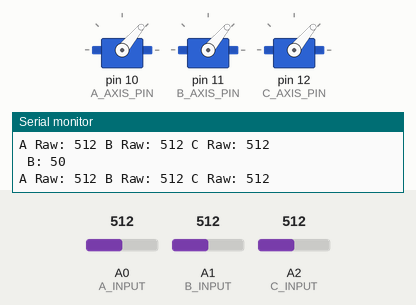
A program run on a simulated Arduino Uno, built with avr-gcc and run on an emulated ATmega328P. Parts: 3 × servo, the last lines printed to the serial monitor. Inputs (shaded band) come from the test bench; at power-on: A0 (A_INPUT) = 512, A2 (C_INPUT) = 512, A1 (B_INPUT) = 512.

Above: at 7.3 s.
7.4 s: A0 (A_INPUT) set to 329
8.9 s: A0 (A_INPUT) set to 305
At 9.8 s:
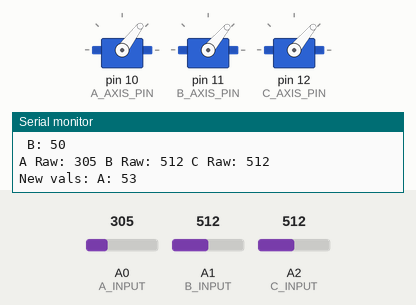
10.5 s: A2 (C_INPUT) set to 326
12.0 s: A2 (C_INPUT) set to 302
At 13.5 s:
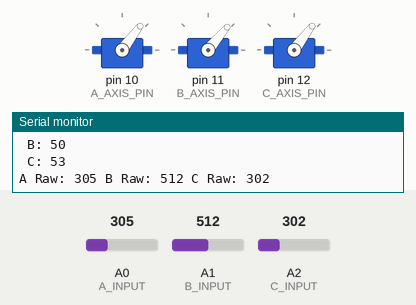
16.6 s: A1 (B_INPUT) set to 577
18.1 s: A1 (B_INPUT) set to 556
At 19.6 s:
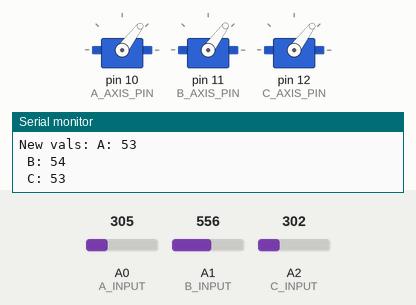
Timing chart, 0 to 21.1 s (numbered marks = the images above; inputs shaded):
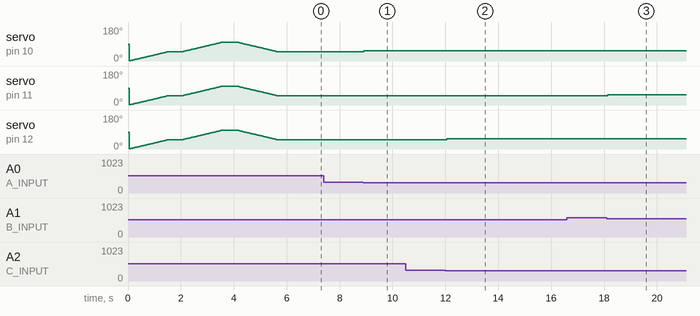

The program:

main.cpp
```cpp
#include <Arduino.h>
#include <Servo.h>

// Servos
Servo aAxis;
Servo bAxis;
Servo cAxis;

// Servo Output Pins
constexpr int A_AXIS_PIN = 10;
constexpr int B_AXIS_PIN = 11;
constexpr int C_AXIS_PIN = 12;

// Joystick Input Pins
constexpr int A_INPUT = 0;
constexpr int B_INPUT = 1;
constexpr int C_INPUT = 2;

// Joystick Input Data;
int a_input;
int b_input;
int c_input;

// Joystick Input Data last Cycle
int a_input_prv;
int b_input_prv;
int c_input_prv;

void selfTest(){
    delay(50);
    for (int i = 1; i <= 50; i++){
        aAxis.write(i);
        bAxis.write(i);
        cAxis.write(i);
        delay(30);
    }
    delay(500);
    for (int i = 50; i <= 100; i++){
        aAxis.write(i);
        bAxis.write(i);
        cAxis.write(i);
        delay(30);
    }
    delay(500);
    for (int i = 100; i >= 50; i--){
        aAxis.write(i);
        bAxis.write(i);
        cAxis.write(i);
        delay(30);
    }
    delay(500);
}

void setup() {
    Serial.begin(9600);
    Serial.println("Robot Selftest");

    aAxis.attach(A_AXIS_PIN);
    bAxis.attach(B_AXIS_PIN);
    cAxis.attach(C_AXIS_PIN);

    a_input_prv = 50;
    b_input_prv = 50;
    c_input_prv = 50;

    selfTest();
    Serial.println("Selftest OK");
}

void loop() {
    a_input = analogRead(A_INPUT);
    Serial.print("A Raw: ");
    Serial.print((int)a_input);
    a_input = map(a_input, 0, 1023, 0, 180);

    b_input = analogRead(B_INPUT);
    Serial.print(" B Raw: ");
    Serial.print((int)b_input);
    b_input = map(b_input, 0, 1023, 0, 100);

    c_input = analogRead(C_INPUT);
    Serial.write(" C Raw: ");
    Serial.print((int)c_input);
    Serial.print('\n');
    c_input = map(c_input, 0, 1023,0,180);

    if(abs(a_input - a_input_prv) < 5) {
        aAxis.write(a_input);
        a_input_prv = a_input;
        Serial.print("New vals: A: ");
        Serial.println(a_input);
    }

    if (abs(b_input - b_input_prv) < 5) {
        bAxis.write(b_input);
        b_input_prv = b_input;
        Serial.print(" B: ");
        Serial.println(b_input);
    }

    if (abs(c_input - c_input_prv) < 5) {
        cAxis.write(c_input);
        c_input_prv = c_input;
        Serial.print(" C: ");
        Serial.print(c_input);
        Serial.println();
    }

    delay(50);
}
```

Measured:
- after the input at 8.9 s, servo on pin 10 (A_AXIS_PIN): 50° → 53° at once
- after the input at 12.0 s, servo on pin 12 (C_AXIS_PIN): 50° → 53° after 0.05 s
- after the input at 18.1 s, servo on pin 11 (B_AXIS_PIN): 50° → 54° at once
